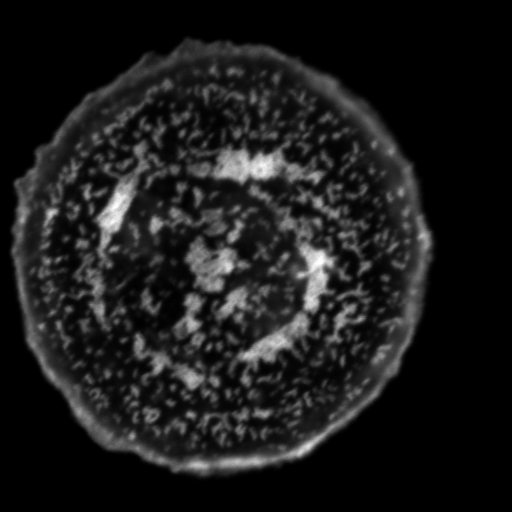
#> input picture sc005z3c2.tif, 1024 x 1024 px (shown at 1/2 size)
$ python manul_approach.py
#> lines starting #> are read from the running program, lines starting #| are printed output that depends on the picture; after the words box and inside, x2 and y2 are one past the last pixel; in counts of white or black regions, pixels touching at a corner belong together
from PIL import Image
import numpy as np
import cv2
from mpl_toolkits.mplot3d import Axes3D
import matplotlib.pyplot as plt
import time

# [22 lines left out: function timer, not called in this run]

def binary(image,threshold):


#> called with image = 'sc005z3c2.tif', threshold = 0.1
	file = Image.open(image)
#> file is the input picture: PIL image 1024x1024 I;16; min 0, max 4095, mean 442.1
	width, height = file.size
#> width = 1024; height = 1024
	new_image = Image.new('1', (width, height))
#> new_image: PIL image 1024x1024 1; every value is 0
	max_intensity = 0
	min_intensity = 65536

	for x in range(width):
		for y in range(height):

			pxl = file.getpixel((x, y))

			if pxl > max_intensity:
				max_intensity = pxl

			if pxl < min_intensity:
				min_intensity = pxl
#> after the loop, max_intensity = 4095; min_intensity = 0

	print(max_intensity)
#| 4095
	print(min_intensity)
#| 0

	for x in range(width):
		for y in range(height):

			pxl_2 = file.getpixel((x, y))
			cutoff = (max_intensity - min_intensity) * threshold
			if cutoff != 0:
				if pxl_2 >= cutoff:
					new_image.putpixel((x,y), 1)

				else:
					new_image.putpixel((x,y), 0)

			if cutoff == 0:
				if pxl_2 > cutoff:
					new_image.putpixel((x,y), 1)
				else:
					new_image.putpixel((x,y), 0)
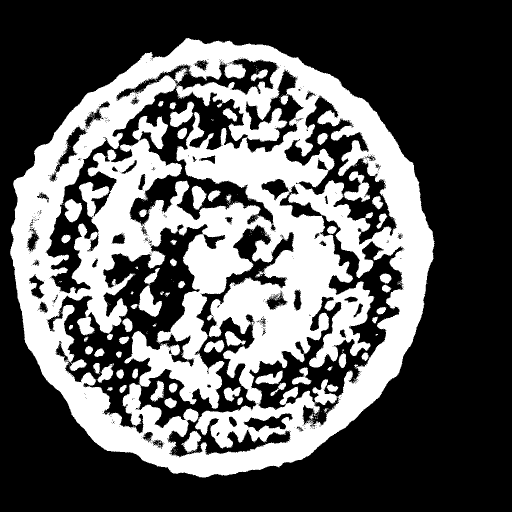
#> new_image: PIL image 1024x1024 1 (shown at 1/2 size); 36.1% white; 457 white regions (392 under 20 px), largest, box (x1, y1, x2, y2) and area: (20, 76, 869, 955) 358025, (277, 570, 324, 634) 1597, (340, 203, 389, 255) 1235


	new_image.save("binary_image.png", "PNG")
	#new_image.show()

	return "binary_image.png"


# [26 lines left out: function denoise, not called in this run]


def hyper_denoise(image):

#> called with image = 'binary_image.png'
	direction = [(-1, -1), (-1, 0), (-1, 1), (0, -1), (0, 0), (0, 1), (1, -1), (1, 0), (1, 1)]

	file = Image.open(image)

	width, height = file.size
#> width = 1024; height = 1024

	new_image = Image.open(image)


	# is it suppose to be 3? every 3 or every 2?

	for x in range(1, width - 1):
		for y in range(1, height - 1):

			neighbor_pixel = 0

			for i in direction:

				pxl_3 = file.getpixel((x + i[0], y + i[1]))

				neighbor_pixel = neighbor_pixel + pxl_3

			if neighbor_pixel >= 5:
				new_image.putpixel((x,y), 1)

			else:
				new_image.putpixel((x,y), 0)
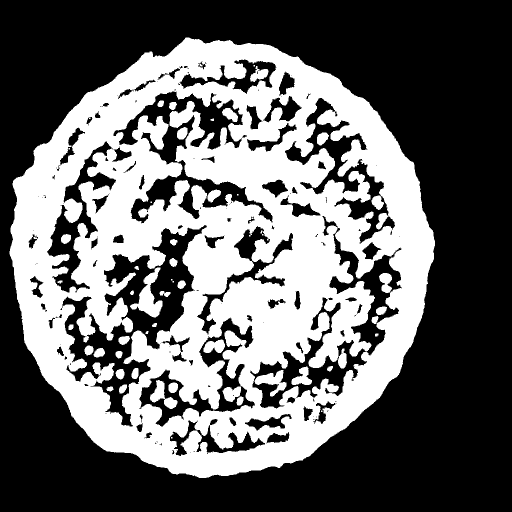
#> new_image: PIL image 1024x1024 1 (shown at 1/2 size); 40.5% white; 55 white regions (11 under 20 px), largest, box (x1, y1, x2, y2) and area: (19, 75, 870, 956) 408249, (260, 535, 325, 635) 2584, (509, 740, 573, 793) 1452

	new_image.save("hyper_denoised_binary_image.png", "PNG")
	# new_image.show()

	return "hyper_denoised_binary_image.png"


	# for i in range(iteration):
	# 	di = denoise(image)

# [138 lines left out: functions ultra_hyper_denoise, background_corr, histo_plot, not called in this run]

def outline(image, threshold, iteration, kernel_size, maxlevel):
#> called with image = 'hyper_denoised_binary_image.png', threshold = 1, iteration = 1, kernel_size = 3, maxlevel = 0
	gwash = cv2.imread(image) #import image
	gwashBW = cv2.cvtColor(gwash, cv2.COLOR_BGR2GRAY) #change to grayscale


	# plt.imshow(gwashBW, 'gray') #this is matplotlib solution (Figure 1)
	# plt.xticks([]), plt.yticks([])
	# plt.show()

	cv2.imshow('gwash', gwashBW) #this is for native openCV display
	cv2.waitKey(0)

	ret,thresh1 = cv2.threshold(gwashBW, threshold, 255, cv2.THRESH_BINARY) #the value of 15 is chosen by trial-and-error to produce the best outline of the skull
#> ret = 1
	kernel = np.ones((kernel_size, kernel_size),np.uint8) #square image kernel used for erosion
	erosion = cv2.erode(thresh1, kernel,iterations = iteration) #refines all edges in the binary image
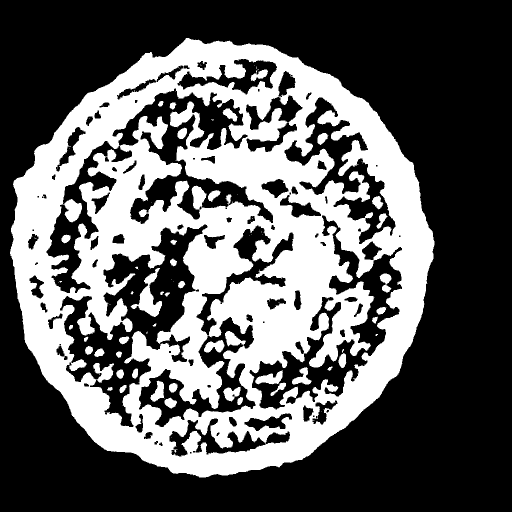
#> erosion: shape (1024, 1024) (shown at 1/2 size); 37% white; 82 white regions (38 under 20 px), largest, box (x1, y1, x2, y2) and area: (20, 76, 869, 955) 375154, (261, 536, 324, 634) 2158, (510, 741, 566, 769) 864

	opening = cv2.morphologyEx(erosion, cv2.MORPH_OPEN, kernel)
#> opening: shape (1024, 1024); 36.9% white; 55 white regions (4 under 20 px), largest, box (x1, y1, x2, y2) and area: (20, 76, 869, 955) 370490, (263, 536, 324, 634) 2147, (129, 399, 164, 444) 1120
	closing = cv2.morphologyEx(opening, cv2.MORPH_CLOSE, kernel) #this is for further removing small noises and holes in the image
#> closing: shape (1024, 1024); 36.9% white; 52 white regions (3 under 20 px)

	# plt.imshow(closing, 'gray') #Figure 2
	# plt.xticks([]), plt.yticks([])
	# plt.show()

	contours, hierarchy = cv2.findContours(closing,cv2.RETR_TREE,cv2.CHAIN_APPROX_NONE) #find contours with simple approximation
#> contours = 132 contours, 13 with area under 20; largest, box (x1, y1, x2, y2) and area: (20, 76, 869, 955) 565333, (119, 448, 416, 855) 45676, (498, 430, 805, 820) 32074, (224, 176, 547, 449) 29729, (277, 450, 588, 855) 26653

	cv2.imshow('cleaner', closing) #Figure 3
	cv2.drawContours(closing, contours, -1, (100, 100, 100), 4)
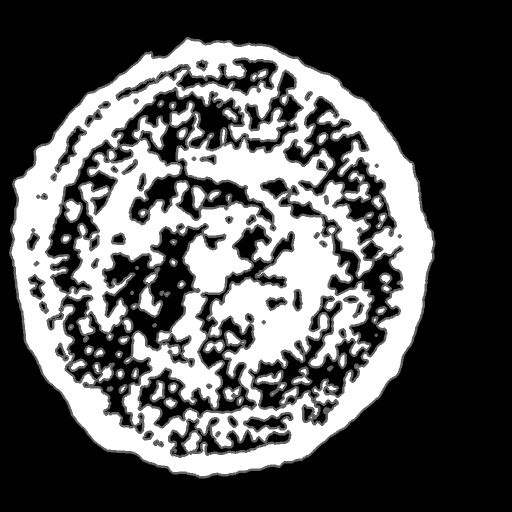
#> closing: shape (1024, 1024) (shown at 1/2 size); min 0, max 255, mean 87.7
	cv2.waitKey(0)

	areas = [] #list to hold all areas

	for contour in contours:
	  ar = cv2.contourArea(contour)
	  areas.append(ar)
#> this loop made 132 passes
#> ar on passes 1 to 12: 565333, 14, 44, 49, 36.5, 190.5, 6291.5, 225.5, 14, 341, 1672, 27.5
#> after the loop, areas = 132 values, max 565333 at index 0, min 4 at index 83, mean 5955.2

	max_area = max(areas)
#> max_area = 565333
	max_area_index = areas.index(max_area) #index of the list element with largest area
#> max_area_index = 0

	cnt = contours[max_area_index] #largest area contour
#> cnt = contour of 2588 points, box (x1, y1, x2, y2) (20, 76, 869, 955), area 565333

	# cnt is in numpy array, the following code turn it into a list
	countour_list = []
	for i in cnt:
		countour_list.append((i[0][0], i[0][1]))
#> this loop made 2588 passes
#> i on passes 1 to 3: [[372, 76]], [[371, 77]], [[371, 78]]
#> after the loop, countour_list = 2588 pairs, first value 20 to 868, second value 76 to 954

	# print(countour_list)

	cv2.drawContours(closing, [cnt], 0, (100, 100, 100), 3, maxLevel = maxlevel)
	cv2.imshow('cleaner', closing)
	cv2.waitKey(0)
	#cv2.destroyAllWindows()

	# The following code generates the countouring image
	file = Image.open(image)
	width, height = file.size
#> width = 1024; height = 1024
	new_image = Image.new('1', (width, height))

	for x in range(width):
		for y in range(height):
			new_image.putpixel((x,y), 0)

	for i in countour_list:
		new_image.putpixel(i, 1)
#> this loop made 2588 passes
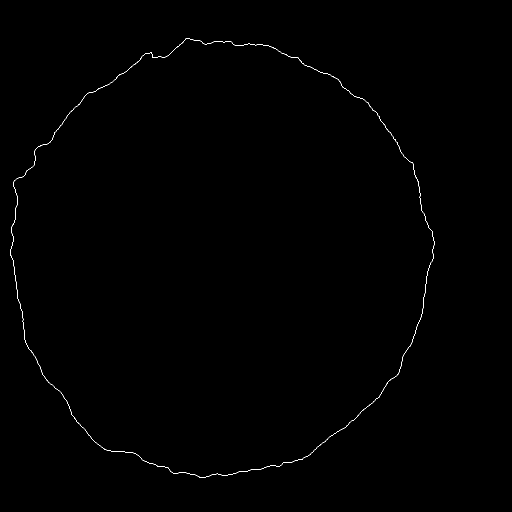
#> new_image: PIL image 1024x1024 1 (shown at 1/2 size); 0.25% white in thin lines or dots, all inside (x1, y1, x2, y2) = (20, 76, 869, 955)

	new_image.save("contour.tif")
	new_image.show()

	return countour_list

def centroid(image, threshold, iteration, kernel_size, image2annotate):

	'''
	This section was referenced to the help source:
	https://docs.opencv.org/3.1.0/dd/d49/tutorial_py_contour_features.html

	'''
#> called with image = 'hyper_denoised_binary_image.png', threshold = 1, iteration = 1, kernel_size = 3, image2annotate = 'contour.tif'

	gwash = cv2.imread(image) #import image
	gwashBW = cv2.cvtColor(gwash, cv2.COLOR_BGR2GRAY) #change to grayscale

	# image_to_annotate = cv2.imread(image2annotate)

	image_to_annotate = Image.open(image2annotate).convert('RGB')

	image_to_annotate.save("image_to_annotate.tif")

	image_to_annotate = cv2.imread("image_to_annotate.tif")


	# [8 lines of commented-out code are left out]

	cv2.imshow('gwash', gwashBW) #this is for native openCV display
	cv2.waitKey(0)

	ret,thresh1 = cv2.threshold(gwashBW, threshold, 255, cv2.THRESH_BINARY) #the value of 15 is chosen by trial-and-error to produce the best outline of the skull
#> ret = 1
	kernel = np.ones((kernel_size, kernel_size),np.uint8) #square image kernel used for erosion
	erosion = cv2.erode(thresh1, kernel,iterations = iteration) #refines all edges in the binary image

	opening = cv2.morphologyEx(erosion, cv2.MORPH_OPEN, kernel)
	closing = cv2.morphologyEx(opening, cv2.MORPH_CLOSE, kernel) #this is for further removing small noises and holes in the image

	# plt.imshow(closing, 'gray') #Figure 2
	# plt.xticks([]), plt.yticks([])
	# plt.show()

	contours, hierarchy = cv2.findContours(closing,cv2.RETR_TREE,cv2.CHAIN_APPROX_NONE) #find contours with simple approximation

	cv2.imshow('cleaner', closing) #Figure 3
	cv2.drawContours(closing, contours, -1, (100, 100, 100), 4)
	cv2.waitKey(0)

	areas = [] #list to hold all areas

	for contour in contours:
		ar = cv2.contourArea(contour)
		areas.append(ar)

	max_area = max(areas)
#> max_area = 565333
	max_area_index = areas.index(max_area) #index of the list element with largest area
#> max_area_index = 0

	cnt = contours[max_area_index] #largest area contour

	# calculate moments of binary image
	M = cv2.moments(cnt)
#> M = moments, m00 565333, centre m10/m00, m01/m00 = (439.9, 517.7)
	# print M

	# calculate x,y coordinate of center
	cX = int(M["m10"] / M["m00"])
#> cX = 439
	cY = int(M["m01"] / M["m00"])
#> cY = 517


	# put text and highlight the center

	cv2.circle(image_to_annotate, (cX, cY), 3, (225, 225, 225), -1)
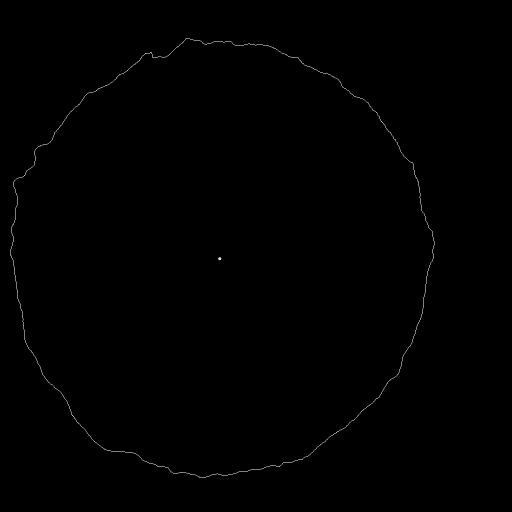
#> image_to_annotate: shape (1024, 1024, 3) (shown at 1/2 size); min 0, max 255, mean 0.6
	cv2.putText(image_to_annotate, "centroid", (cX - 25, cY - 25),cv2.FONT_HERSHEY_SIMPLEX, 0.5, (225, 225, 255), 1)
#> image_to_annotate: shape (1024, 1024, 3); 0.01% of pixels changed, all inside (x1, y1, x2, y2) = (416, 481, 476, 493)

	# cv2.circle(gwash, (cX, cY), 5, (120, 20, 60), -1)
	# cv2.putText(gwash, "centroid", (cX - 25, cY - 25),cv2.FONT_HERSHEY_SIMPLEX, 0.5, (120, 20, 60), 2)

	# display the image
	cv2.imshow("Image", image_to_annotate)
	cv2.waitKey(0)


	return tuple((cX, cY))


if __name__ == "__main__":

	# plt = histo_plot("Tiny.tif")

	# plt.show()


	a = binary("sc005z3c2.tif", 0.1)

	# [6 lines of commented-out code are left out]

	c = hyper_denoise(a)

	outline(c, threshold = 1, iteration = 1, kernel_size = 3, maxlevel = 0)

	centroid(c, threshold = 1, iteration = 1, kernel_size = 3, image2annotate = "contour.tif")

	# file = Image.open("n1001z3c2.tif")
	# file.show()

	# d = background_corr("n1001z3c2.tif", 0.25)
